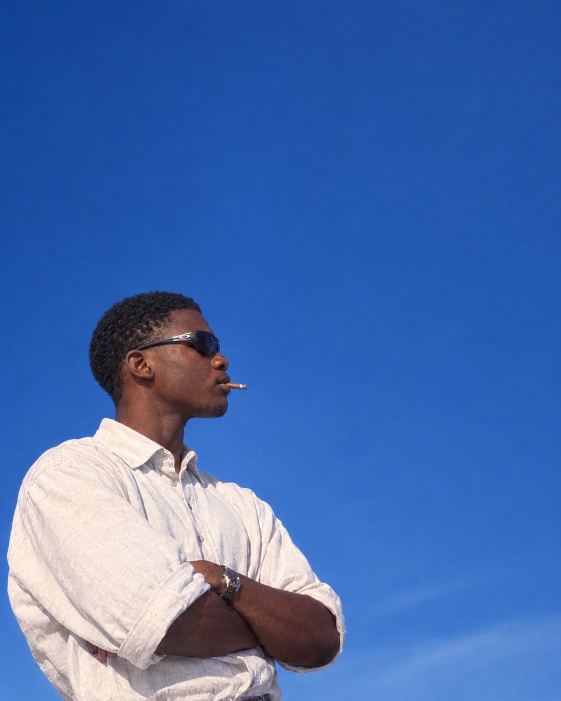
#> input picture assets/stock/own/sky-arms.jpg, 1122 x 1402 px, found by its file name (shown at 1/2 size)
$ python retouch_sky_arms.py
#> lines starting #> are read from the running program, lines starting #| are printed output that depends on the picture; after the words box and inside, x2 and y2 are one past the last pixel; in counts of white or black regions, pixels touching at a corner belong together
"""
retouch_sky_arms.py — take the cigar out of sky-arms.jpg.

Kept as a script rather than done by hand once, because the source
photograph is in the repository and anybody re-exporting it needs to be
able to redo this and get the same frame back.

The cigar is two problems, not one, and they are filled separately or
the sky bleeds into his lip:

  over the sky   x 462..500, y 763..782 -- fill with sky
  over the lip   behind it, hidden      -- fill with lip

The lip's real edge is BEHIND the cigar, so it cannot be measured, only
continued. Measured above the cigar it sits at x 462 (y 765) and below
it at x 461 (y 776); the reconstruction runs a curve between those two
with a 4px bulge, which is a mouth. That bulge is the only invented
number here and it is small on purpose.
"""
import numpy as np
from PIL import Image

SRC = 'assets/stock/own/sky-arms.jpg'
Y0, Y1 = 762, 784          # rows the cigar touches, plus a margin
XMAX = 502                 # past the ash tip
BULGE = 4.0                # px the lips carry past the chin line

a = np.asarray(Image.open(SRC).convert('RGB')).astype(float)
H, W, _ = a.shape
#> H = 1402; W = 1122

# sky where nothing is in front of it, per row, so the gradient is kept
sky = a[:, 560:600].mean(axis=1)
#> sky = 1402 rows, first 8: [28.7, 77.08, 158.7], [28.77, 77.15, 158.8], [28.7, 77.08, 158.7], [28.77, 77.15, 158.8], [29.02, 77.03, 159.8], [29.23, 77.22, 160], [29.35, 77.35, 160.2], [29.5, 77.5, 160.3]
is_sky = np.sqrt(((a - sky[:, None, :]) ** 2).sum(2)) < 42
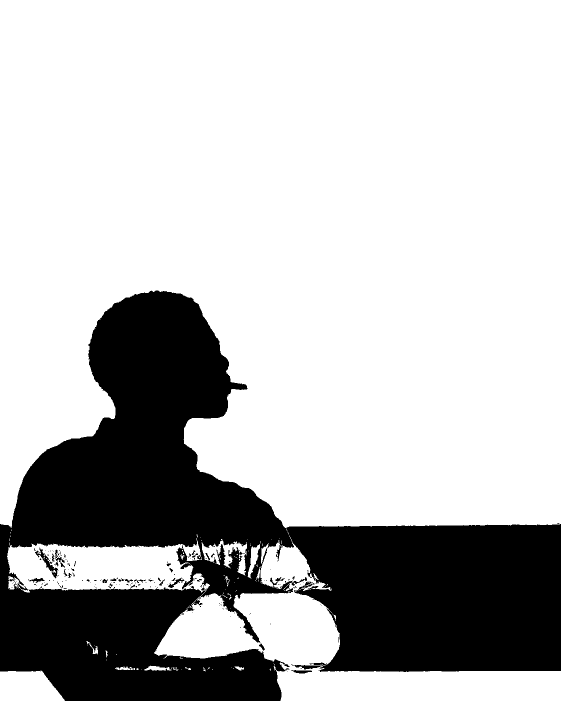
#> is_sky: shape (1402, 1122) bool (shown at 1/2 size); 73.9% white; 169 black regions (141 under 20 px), largest, box (x1, y1, x2, y2) and area: (0, 581, 1122, 1402) 407181, (70, 1095, 117, 1157) 590, (108, 1099, 130, 1135) 222


def face_edge(y):
    """Rightmost pixel of him on row y, scanning out from inside."""
#> called with y = 759
    x = 380
    while x < W - 1 and not is_sky[y, x + 1]:
        x += 1
#> this loop made 80 passes
#> after the loop, x = 460
    return x


# measured clear of the cigar, then continued across it
above, below = face_edge(Y0 - 3), face_edge(Y1 + 3)
#> the loop in face_edge (call 2), `while x < W - 1 and not is_sky[y, x + 1]:` made 79 passes
#> above = 460; below = 459
edge = np.zeros(H)
#> edge = 1402 values from 0 to 0
for y in range(H):
    if Y0 <= y <= Y1:
        t = (y - Y0) / (Y1 - Y0)
        edge[y] = above + (below - above) * t + BULGE * np.sin(np.pi * t)
    else:
        edge[y] = face_edge(y)
#> after the loop, edge = 1402 values, max 1121 at index 1057, min 380 at index 0, mean 413.8

# the mask: anything that is not sky and not him, in the rows he holds it
mask = np.zeros((H, W), bool)
lum = 0.2126 * a[:, :, 0] + 0.7152 * a[:, :, 1] + 0.0722 * a[:, :, 2]
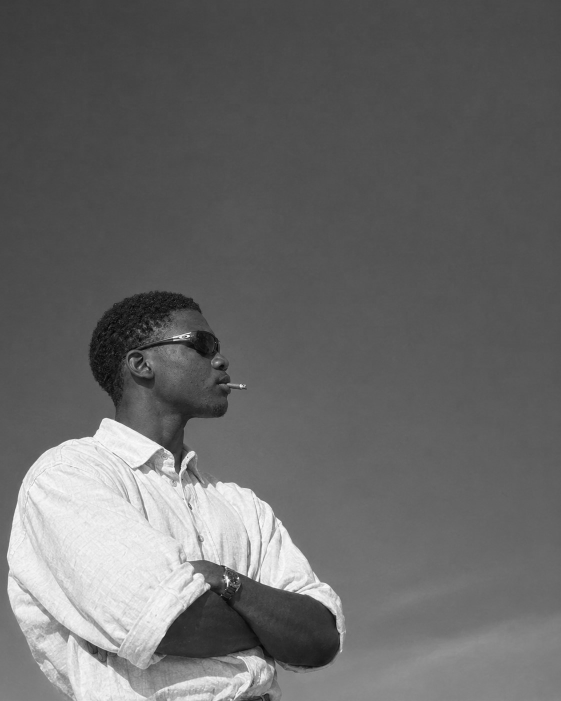
#> lum: shape (1402, 1122) float64 (shown at 1/2 size); min 2, max 254.7, mean 104.7
for y in range(Y0, Y1 + 1):
    for x in range(430, XMAX):
        if x > edge[y]:
            mask[y, x] = not is_sky[y, x]      # cigar against the sky
        elif lum[y, x] > 125:
            mask[y, x] = True                  # cigar against the lip
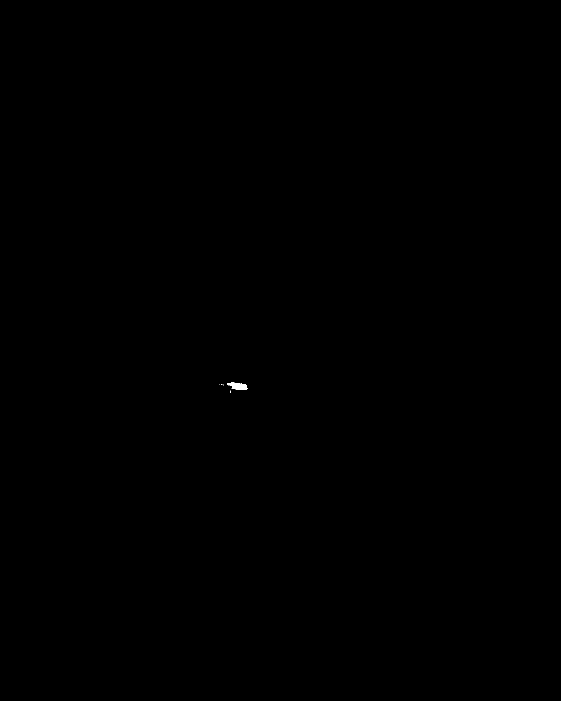
#> mask: shape (1402, 1122) bool (shown at 1/2 size); 0.03% white; 5 white regions (4 under 20 px), largest, box (x1, y1, x2, y2) and area: (454, 764, 495, 780) 399


def components(m):
    """Blobs, so the specular specks on his lip can be dropped."""
    from collections import deque
    lab = np.full(m.shape, -1, int)
    out = []
    for y, x in zip(*np.nonzero(m)):
        if lab[y, x] >= 0:
            continue
        q, n, i = deque([(y, x)]), 0, len(out)
        lab[y, x] = i
        while q:
            cy, cx = q.popleft()
            n += 1
            for dy, dx in ((1, 0), (-1, 0), (0, 1), (0, -1)):
                ny, nx = cy + dy, cx + dx
                if 0 <= ny < m.shape[0] and 0 <= nx < m.shape[1] \
                        and m[ny, nx] and lab[ny, nx] < 0:
                    lab[ny, nx] = i
                    q.append((ny, nx))
        out.append(n)
#> this loop made 411 passes
#> (y, x) on passes 2 to 4: (765, 462), (765, 463), (765, 464)
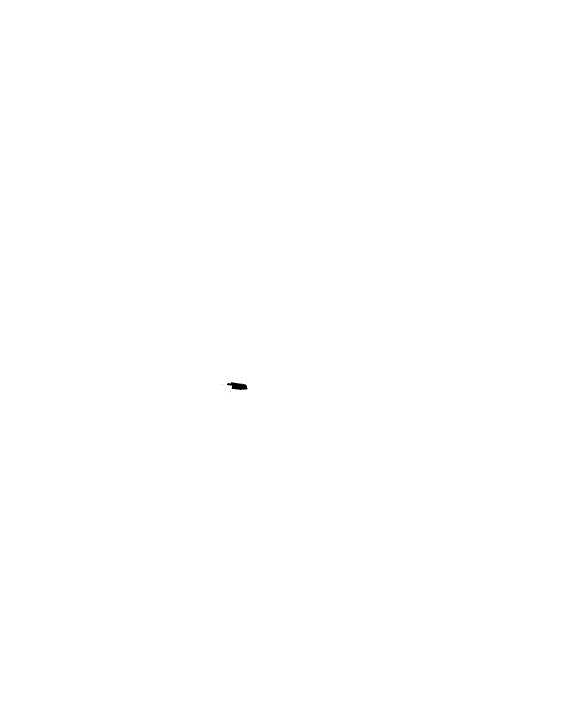
#> lab: shape (1402, 1122) int64 (shown at 1/2 size); 6 distinct labels, from -1 to 4; one colour per label, 0 black, -1 white
#> after the loop, out = [399, 3, 1, 2, 6]
    return lab, out


lab, sizes = components(mask)
#> sizes = [399, 3, 1, 2, 6]
for i, n in enumerate(sizes):
    if n < 12:
        mask[lab == i] = False        # a highlight on his lip, not the cigar
#> this loop made 5 passes
#> n on passes 1 to 5: 399, 3, 1, 2, 6
#> mask: shape (1402, 1122) bool; 0.03% white; 1 white region, box (x1, y1, x2, y2) and area: (454, 764, 495, 780) 399

# grow it: a colour key stops at the anti-aliased rim, and a brown fringe
# left round a removed cigar looks worse than the cigar
grown = mask.copy()
for _ in range(2):
    g = grown.copy()
    for dy, dx in ((1, 0), (-1, 0), (0, 1), (0, -1)):
        g |= np.roll(grown, (dy, dx), (0, 1))
    grown = g
mask = grown


def fill(region, keep):
    """Laplace on the hole, boundary values from `keep` only.

    Diffusion rather than a clone: the sky is a gradient and a flat patch
    of it shows. Run over the two sides separately, so the sky's boundary
    is sky and the lip's is lip and the silhouette between them stays a
    hard edge.
    """
    out = a.copy()
    ys, xs = np.nonzero(region)
    if not len(ys):
        return out
    for _ in range(600):
        acc = np.zeros((len(ys), 3))
        n = np.zeros((len(ys), 1))
        for dy, dx in ((1, 0), (-1, 0), (0, 1), (0, -1)):
            yy, xx = ys + dy, xs + dx
            ok = keep[yy, xx] | region[yy, xx]
            acc[ok] += out[yy[ok], xx[ok]]
            n[ok, 0] += 1
        out[ys, xs] = acc / np.maximum(n, 1)
    return out


sky_side = mask & (np.arange(W)[None, :] > edge[:, None])
#> sky_side: shape (1402, 1122) bool; 0.03% white; 1 white region, box (x1, y1, x2, y2) and area: (461, 762, 497, 782) 509
lip_side = mask & ~sky_side
#> lip_side: shape (1402, 1122) bool; 0.01% white; 1 white region, box (x1, y1, x2, y2) and area: (452, 764, 464, 779) 93

# sky first: its boundary is sky, and the lip is not allowed to leak in
a = fill(sky_side, is_sky & ~mask)
#> in fill, `ys, xs = np.nonzero(region)`: ys = 509 values from 762 to 781; xs = 509 values, max 496 at index 381, min 461 at index 1, mean 478.1
# then the lip, whose boundary is him
him = (~is_sky) & ~mask
#> him: shape (1402, 1122) bool; 26% white; 169 white regions (141 under 20 px), largest, box (x1, y1, x2, y2) and area: (0, 581, 1122, 1402) 406725, (70, 1095, 117, 1157) 590, (108, 1099, 130, 1135) 222
a = fill(lip_side, him)

# one pixel of feather on the rebuilt silhouette: everywhere else in the
# photograph that edge is anti-aliased, and a hard one reads as a cut-out
for y in range(Y0, Y1 + 1):
    x = int(edge[y])
    a[y, x] = (a[y, x - 1] + a[y, x + 1]) / 2
#> this loop made 23 passes
#> x on passes 1 to 12: 460, 460, 461, 461, 461, 462, 462, 463, 463, 463, 463, 463

Image.fromarray(np.clip(a, 0, 255).astype(np.uint8)).save(SRC, quality=94, optimize=True)
print(f'filled {mask.sum()} px: {sky_side.sum()} against the sky, {lip_side.sum()} on the lip')
#| filled 602 px: 509 against the sky, 93 on the lip

$ run again, with assets/stock/own/blue-flat.jpg copied over assets/stock/own/sky-arms.jpg
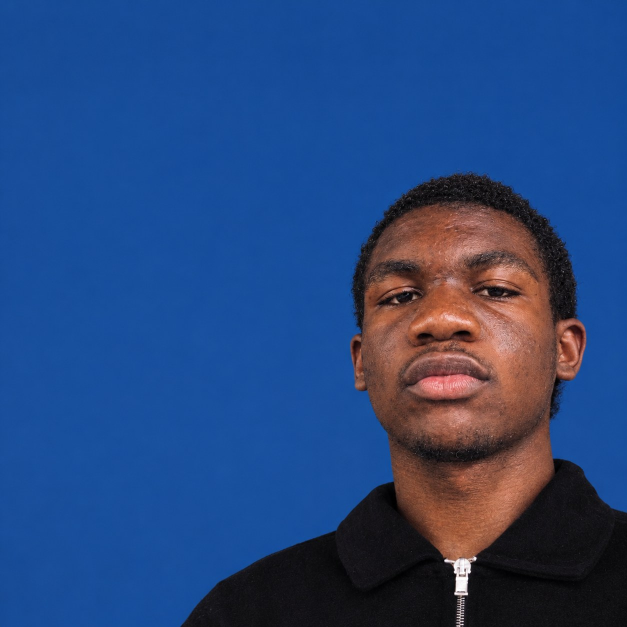
#> input picture assets/stock/own/blue-flat.jpg, 1254 x 1254 px, found by its file name (shown at 1/2 size)
#> sky = 1254 rows, first 8: [21.27, 74.88, 149.7], [21.3, 74.9, 149.7], [21.3, 74.9, 149.7], [21.32, 74.92, 149.7], [21.73, 74.72, 150.7], [21.7, 74.7, 150.7], [21.5, 74.5, 150.5], [21.27, 74.28, 150.3]
#> `is_sky = np.sqrt(((a - sky[:, None, :]) ** 2).sum(2)) < 42`:
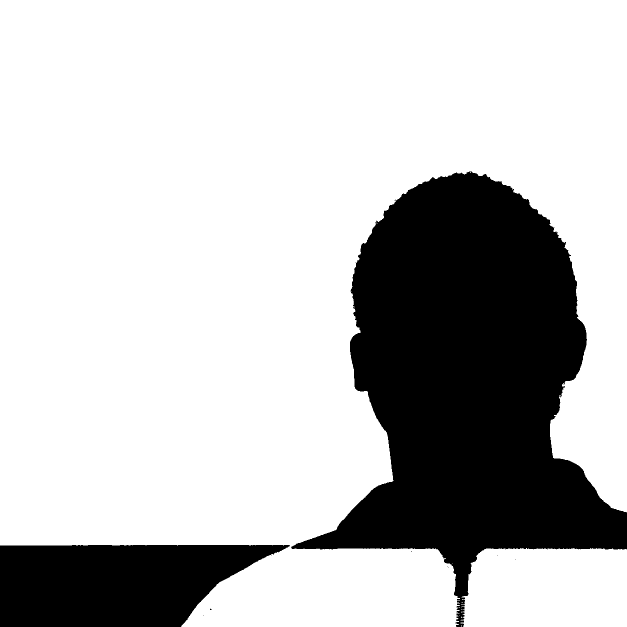
#> is_sky: shape (1254, 1254) bool (shown at 1/2 size); 75.5% white; 10 black regions (8 under 20 px), largest, box (x1, y1, x2, y2) and area: (582, 343, 1254, 1254) 311854, (0, 1090, 580, 1254) 73370
#> after the loop in face_edge, `while x < W - 1 and not is_sky[y, x + 1]:`: x = 380
#> after the loop `for y in range(H):`: edge = 1254 values, max 579 at index 1091, min 380 at index 0, mean 389
#> `lum = 0.2126 * a[:, :, 0] + 0.7152 * a[:, :, 1] + 0.0722 * a[:, :, 2]`:
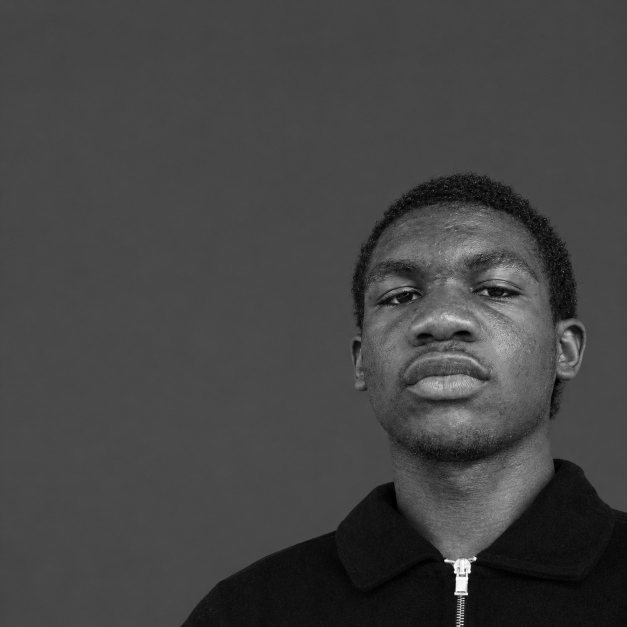
#> lum: shape (1254, 1254) float64 (shown at 1/2 size); min 0, max 255, mean 68
#> after the loop in components, `for y, x in zip(*np.nonzero(m)):`: out = []
#> ys = empty array
#> the loop `for y in range(Y0, Y1 + 1):` made 23 passes
#> x on passes 1 to 8: 380, 380, 381, 381, 382, 382, 383, 383
#| filled 0 px: 0 against the sky, 0 on the lip
